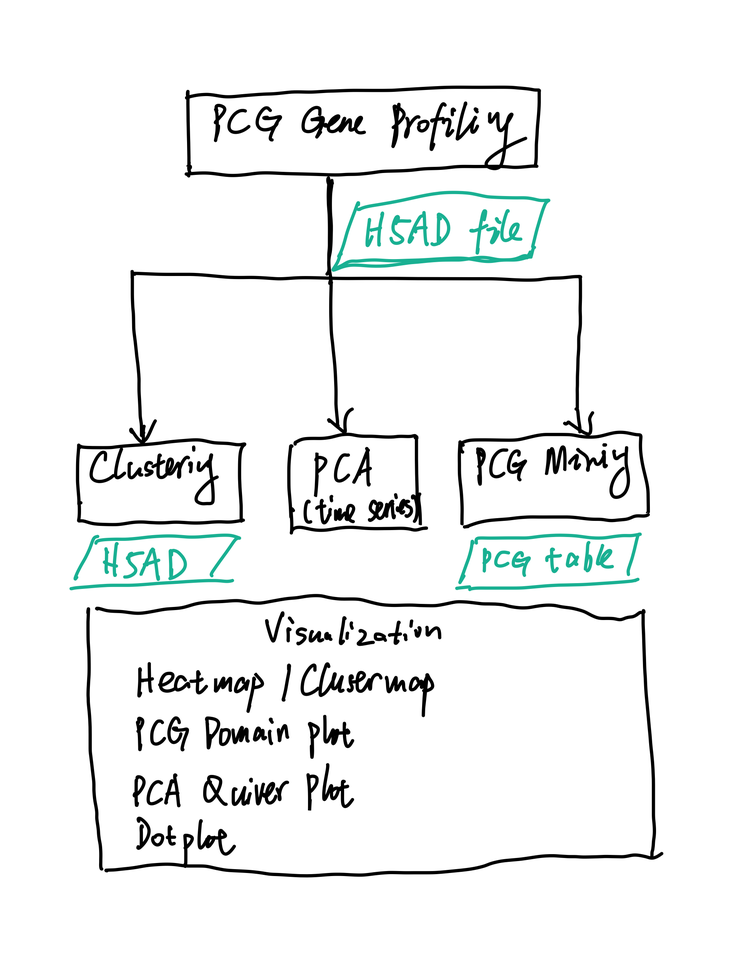
#> input picture PCG/PCG_analysis_workflow.png, 734 x 961 px, shrunk from 1911 x 2500 before the run
$ python -i model.py   (imports and definitions only)   (older library calls are emulated)
#> lines starting #> are read from the running program, lines starting #| are printed output that depends on the picture

import numpy as np
import cv2

def _clahe(image):

    #-----Reading the image-----------------------------------------------------
#> called with image = '../../PCG/PCG_analysis_workflow.png'
    if not isinstance(image, np.ndarray):
        image = cv2.imread(image, 1)
#> image is the input picture: shape (961, 734, 3); mean B, G, R 241.4, 241.8, 239.9

    #-----Converting image to LAB Color model-----------------------------------
    lab = cv2.cvtColor(image, cv2.COLOR_BGR2LAB)
#> lab: shape (961, 734, 3); mean of channels 0, 1, 2 241.8, 127.4, 128.1

    #-----Splitting the LAB image to different channels-------------------------
    l, a, b = cv2.split(lab)
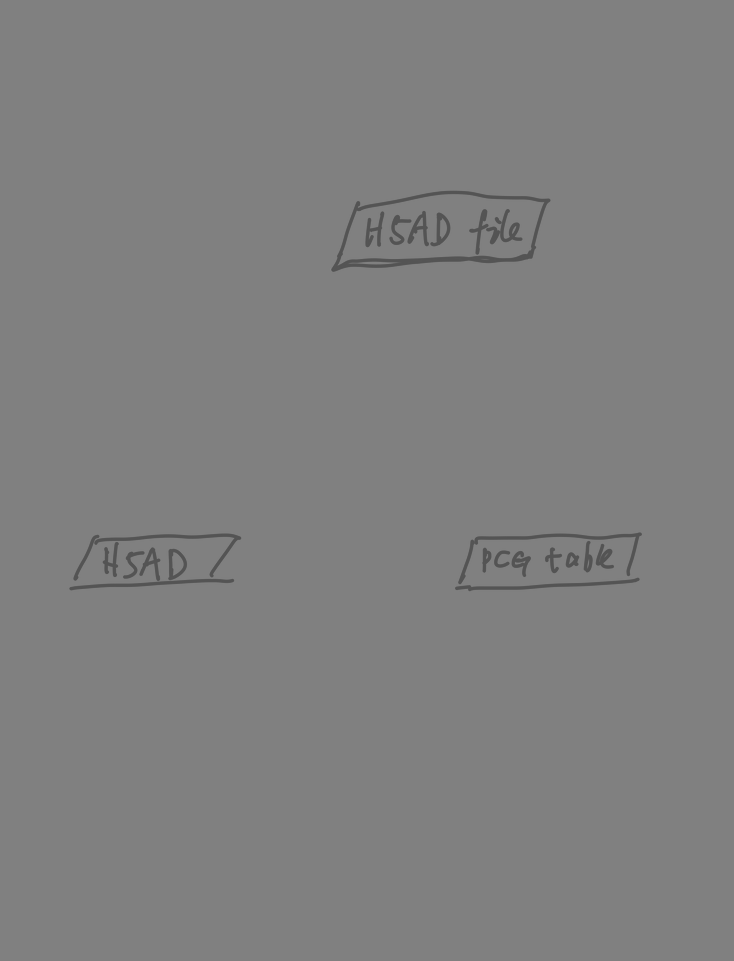
#> a: shape (961, 734); min 82, max 134, mean 127.4

    #-----Applying CLAHE to L-channel-------------------------------------------
    clahe = cv2.createCLAHE(clipLimit=2, tileGridSize=(8,8))
    cl = clahe.apply(l)

    #-----Merge the CLAHE enhanced L-channel with the a and b channel-----------
    limg = cv2.merge((cl,a,b))
#> limg: shape (961, 734, 3); mean of channels 0, 1, 2 241.5, 127.4, 128.1

    #-----Converting image from LAB Color model to RGB model--------------------
    final = cv2.cvtColor(limg, cv2.COLOR_LAB2BGR)

    #_____END_____#
    #return cl
    return final

# [84 lines left out: functions clahe, blur_detect, not called in this run]

>>> result = _clahe('../../PCG/PCG_analysis_workflow.png')
